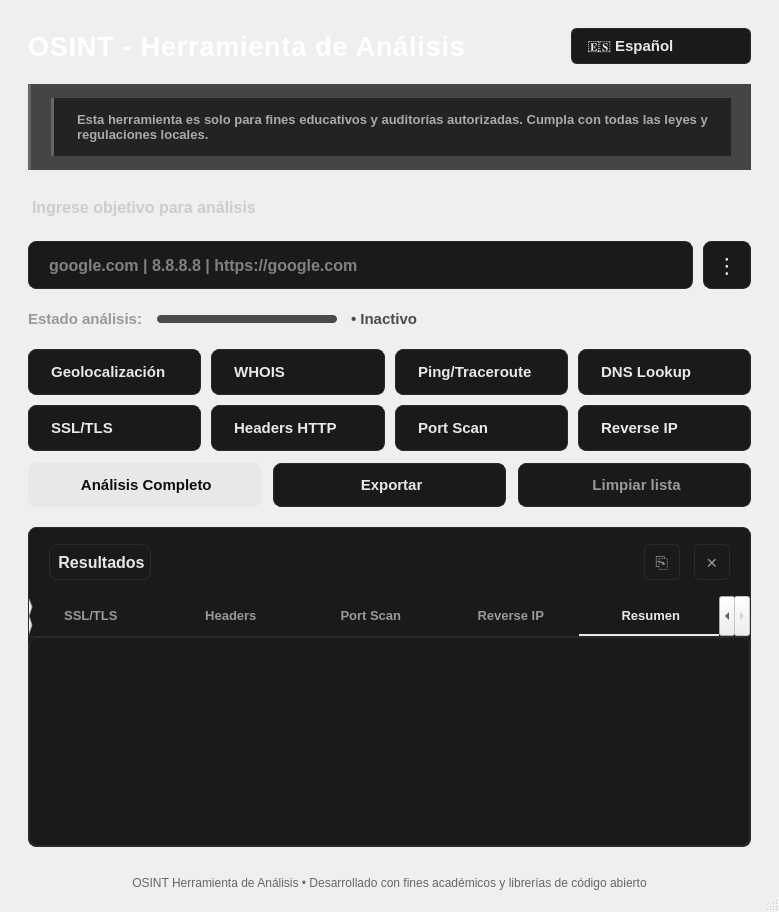
<?xml version="1.0" encoding="UTF-8"?>
<ui version="4.0">
 <class>MainWindow</class>
 <widget class="QMainWindow" name="MainWindow">
  <property name="geometry">
   <rect>
    <x>0</x>
    <y>0</y>
    <width>779</width>
    <height>912</height>
   </rect>
  </property>
  <property name="windowTitle">
   <string>MainWindow</string>
  </property>
  <widget class="QWidget" name="centralwidget">
   <widget class="QWidget" name="centralwidget_2">
    <property name="geometry">
     <rect>
      <x>0</x>
      <y>0</y>
      <width>779</width>
      <height>910</height>
     </rect>
    </property>
    <layout class="QVBoxLayout" name="mainLayout">
     <property name="spacing">
      <number>20</number>
     </property>
     <property name="leftMargin">
      <number>28</number>
     </property>
     <property name="topMargin">
      <number>28</number>
     </property>
     <property name="rightMargin">
      <number>28</number>
     </property>
     <property name="bottomMargin">
      <number>20</number>
     </property>
     <item>
      <layout class="QHBoxLayout" name="headerLayout">
       <property name="spacing">
        <number>16</number>
       </property>
       <item>
        <widget class="QLabel" name="label_title">
         <property name="styleSheet">
          <string notr="true">font-size: 20pt;
font-weight: 600;
color: #ffffff;
letter-spacing: 0.8px;</string>
         </property>
         <property name="text">
          <string>OSINT - Herramienta de Análisis</string>
         </property>
        </widget>
       </item>
       <item>
        <spacer name="horizontalSpacer">
         <property name="orientation">
          <enum>Qt::Horizontal</enum>
         </property>
         <property name="sizeHint" stdset="0">
          <size>
           <width>40</width>
           <height>20</height>
          </size>
         </property>
        </spacer>
       </item>
       <item>
        <widget class="QComboBox" name="comboLanguage">
         <property name="minimumSize">
          <size>
           <width>154</width>
           <height>36</height>
          </size>
         </property>
         <property name="styleSheet">
          <string notr="true">QComboBox {
    background-color: #1a1a1a;
    color: #e8e8e8;
    border: 1px solid #2a2a2a;
    border-radius: 6px;
    padding: 8px 16px;
    font-size: 11pt;
    font-weight: 500;
    min-width: 120px;
}
QComboBox::drop-down {
    border: none;
    width: 24px;
}
QComboBox::down-arrow {
    image: none;
    border-left: 4px solid transparent;
    border-right: 4px solid transparent;
    border-top: 6px solid #999999;
    width: 0;
    height: 0;
}
QComboBox QAbstractItemView {
    background-color: #1a1a1a;
    color: #e8e8e8;
    selection-background-color: #2a2a2a;
    border: 1px solid #2a2a2a;
    border-radius: 6px;
    padding: 4px;
}</string>
         </property>
         <item>
          <property name="text">
           <string>🇪🇸 Español</string>
          </property>
         </item>
         <item>
          <property name="text">
           <string>🇺🇸 English</string>
          </property>
         </item>
        </widget>
       </item>
      </layout>
     </item>
     <item>
      <widget class="QFrame" name="frame_disclaimer">
       <property name="styleSheet">
        <string notr="true">QFrame {
    background-color: rgba(26, 26, 26, 0.8);
    border-left: 3px solid #666666;
    border-radius: 0;
    padding: 14px 20px;
}</string>
       </property>
       <property name="frameShape">
        <enum>QFrame::StyledPanel</enum>
       </property>
       <layout class="QHBoxLayout" name="disclaimerLayout">
        <property name="spacing">
         <number>12</number>
        </property>
        <property name="leftMargin">
         <number>0</number>
        </property>
        <property name="topMargin">
         <number>0</number>
        </property>
        <property name="rightMargin">
         <number>0</number>
        </property>
        <property name="bottomMargin">
         <number>0</number>
        </property>
        <item>
         <widget class="QLabel" name="label_legal">
          <property name="styleSheet">
           <string notr="true">color: #aaaaaa;
font-size: 10pt;
font-weight: 500;
line-height: 1.4;</string>
          </property>
          <property name="text">
           <string>Esta herramienta es solo para fines educativos y auditorías autorizadas. Cumpla con todas las leyes y regulaciones locales.</string>
          </property>
          <property name="wordWrap">
           <bool>true</bool>
          </property>
         </widget>
        </item>
       </layout>
      </widget>
     </item>
     <item>
      <widget class="QLabel" name="label_instrucciones">
       <property name="styleSheet">
        <string notr="true">font-size: 12pt;
color: #cccccc;
font-weight: 500;
padding: 8px 0 4px 0;</string>
       </property>
       <property name="text">
        <string>Ingrese objetivo para análisis</string>
       </property>
      </widget>
     </item>
     <item>
      <layout class="QHBoxLayout" name="inputLayout">
       <property name="spacing">
        <number>10</number>
       </property>
       <item>
        <widget class="QLineEdit" name="entrada_dominio">
         <property name="minimumSize">
          <size>
           <width>0</width>
           <height>48</height>
          </size>
         </property>
         <property name="styleSheet">
          <string notr="true">QLineEdit {
    font-size: 12pt;
    padding: 14px 18px;
    border: 1px solid #2a2a2a;
    border-radius: 8px;
    background-color: #1a1a1a;
    color: #e8e8e8;
    selection-background-color: #3a3a3a;
    font-weight: 500;
}
QLineEdit:focus {
    border-color: #4a4a4a;
    background-color: #1f1f1f;
    outline: none;
}</string>
         </property>
         <property name="readOnly">
          <bool>false</bool>
         </property>
         <property name="placeholderText">
          <string>google.com | 8.8.8.8 | https://google.com</string>
         </property>
        </widget>
       </item>
       <item>
        <widget class="QPushButton" name="btn_history">
         <property name="minimumSize">
          <size>
           <width>48</width>
           <height>48</height>
          </size>
         </property>
         <property name="maximumSize">
          <size>
           <width>48</width>
           <height>48</height>
          </size>
         </property>
         <property name="toolTip">
          <string>Ver historial de análisis</string>
         </property>
         <property name="styleSheet">
          <string notr="true">QPushButton {
    background-color: #1a1a1a;
    color: #e8e8e8;
    border: 1px solid #2a2a2a;
    border-radius: 8px;
    font-size: 16pt;
}
QPushButton:hover {
    background-color: #2a2a2a;
    border-color: #3a3a3a;
}</string>
         </property>
         <property name="text">
          <string>⋮</string>
         </property>
        </widget>
       </item>
      </layout>
     </item>
     <item>
      <layout class="QHBoxLayout" name="riskIndicatorLayout">
       <property name="spacing">
        <number>14</number>
       </property>
       <item>
        <widget class="QLabel" name="label_risk">
         <property name="styleSheet">
          <string notr="true">font-size: 11pt;
color: #999999;
font-weight: 500;</string>
         </property>
         <property name="text">
          <string>Estado análisis:</string>
         </property>
        </widget>
       </item>
       <item>
        <widget class="QFrame" name="riskIndicator">
         <property name="minimumSize">
          <size>
           <width>180</width>
           <height>8</height>
          </size>
         </property>
         <property name="maximumSize">
          <size>
           <width>180</width>
           <height>8</height>
          </size>
         </property>
         <property name="styleSheet">
          <string notr="true">QFrame {
    background-color: #4a4a4a;
    border-radius: 4px;
}</string>
         </property>
         <property name="frameShape">
          <enum>QFrame::StyledPanel</enum>
         </property>
        </widget>
       </item>
       <item>
        <widget class="QLabel" name="label_risk_text">
         <property name="styleSheet">
          <string notr="true">font-size: 11pt;
font-weight: 600;
color: #4a4a4a;</string>
         </property>
         <property name="text">
          <string>• Inactivo</string>
         </property>
        </widget>
       </item>
       <item>
        <spacer name="horizontalSpacer_2">
         <property name="orientation">
          <enum>Qt::Horizontal</enum>
         </property>
         <property name="sizeHint" stdset="0">
          <size>
           <width>40</width>
           <height>20</height>
          </size>
         </property>
        </spacer>
       </item>
      </layout>
     </item>
     <item>
      <widget class="QFrame" name="frame_tools">
       <property name="styleSheet">
        <string notr="true">QFrame {
    background-color: transparent;
    border: none;
    padding: 0;
}</string>
       </property>
       <property name="frameShape">
        <enum>QFrame::StyledPanel</enum>
       </property>
       <layout class="QVBoxLayout" name="toolsLayout">
        <property name="spacing">
         <number>12</number>
        </property>
        <property name="leftMargin">
         <number>0</number>
        </property>
        <property name="topMargin">
         <number>0</number>
        </property>
        <property name="rightMargin">
         <number>0</number>
        </property>
        <property name="bottomMargin">
         <number>0</number>
        </property>
        <item>
         <layout class="QGridLayout" name="toolsGrid">
          <property name="spacing">
           <number>10</number>
          </property>
          <item row="0" column="0">
           <widget class="QPushButton" name="btn_geo">
            <property name="minimumSize">
             <size>
              <width>0</width>
              <height>46</height>
             </size>
            </property>
            <property name="styleSheet">
             <string notr="true">QPushButton {
    font-size: 11pt;
    font-weight: 500;
    padding: 12px 18px;
    background-color: #1a1a1a;
    color: #e8e8e8;
    border: 1px solid #2a2a2a;
    border-radius: 8px;
    text-align: left;
}
QPushButton:hover {
    background-color: #2a2a2a;
    border-color: #3a3a3a;
}
QPushButton:pressed {
    background-color: #0f0f0f;
}</string>
            </property>
            <property name="text">
             <string> Geolocalización</string>
            </property>
           </widget>
          </item>
          <item row="0" column="1">
           <widget class="QPushButton" name="btn_whois">
            <property name="minimumSize">
             <size>
              <width>0</width>
              <height>46</height>
             </size>
            </property>
            <property name="styleSheet">
             <string notr="true">QPushButton {
    font-size: 11pt;
    font-weight: 500;
    padding: 12px 18px;
    background-color: #1a1a1a;
    color: #e8e8e8;
    border: 1px solid #2a2a2a;
    border-radius: 8px;
    text-align: left;
}
QPushButton:hover {
    background-color: #2a2a2a;
    border-color: #3a3a3a;
}
QPushButton:pressed {
    background-color: #0f0f0f;
}</string>
            </property>
            <property name="text">
             <string> WHOIS</string>
            </property>
           </widget>
          </item>
          <item row="0" column="2">
           <widget class="QPushButton" name="btn_ping">
            <property name="minimumSize">
             <size>
              <width>0</width>
              <height>46</height>
             </size>
            </property>
            <property name="styleSheet">
             <string notr="true">QPushButton {
    font-size: 11pt;
    font-weight: 500;
    padding: 12px 18px;
    background-color: #1a1a1a;
    color: #e8e8e8;
    border: 1px solid #2a2a2a;
    border-radius: 8px;
    text-align: left;
}
QPushButton:hover {
    background-color: #2a2a2a;
    border-color: #3a3a3a;
}
QPushButton:pressed {
    background-color: #0f0f0f;
}</string>
            </property>
            <property name="text">
             <string> Ping/Traceroute</string>
            </property>
           </widget>
          </item>
          <item row="0" column="3">
           <widget class="QPushButton" name="btn_dns">
            <property name="minimumSize">
             <size>
              <width>0</width>
              <height>46</height>
             </size>
            </property>
            <property name="styleSheet">
             <string notr="true">QPushButton {
    font-size: 11pt;
    font-weight: 500;
    padding: 12px 18px;
    background-color: #1a1a1a;
    color: #e8e8e8;
    border: 1px solid #2a2a2a;
    border-radius: 8px;
    text-align: left;
}
QPushButton:hover {
    background-color: #2a2a2a;
    border-color: #3a3a3a;
}
QPushButton:pressed {
    background-color: #0f0f0f;
}</string>
            </property>
            <property name="text">
             <string> DNS Lookup</string>
            </property>
           </widget>
          </item>
          <item row="1" column="0">
           <widget class="QPushButton" name="btn_ssl">
            <property name="minimumSize">
             <size>
              <width>0</width>
              <height>46</height>
             </size>
            </property>
            <property name="styleSheet">
             <string notr="true">QPushButton {
    font-size: 11pt;
    font-weight: 500;
    padding: 12px 18px;
    background-color: #1a1a1a;
    color: #e8e8e8;
    border: 1px solid #2a2a2a;
    border-radius: 8px;
    text-align: left;
}
QPushButton:hover {
    background-color: #2a2a2a;
    border-color: #3a3a3a;
}
QPushButton:pressed {
    background-color: #0f0f0f;
}</string>
            </property>
            <property name="text">
             <string> SSL/TLS</string>
            </property>
           </widget>
          </item>
          <item row="1" column="1">
           <widget class="QPushButton" name="btn_headers">
            <property name="minimumSize">
             <size>
              <width>0</width>
              <height>46</height>
             </size>
            </property>
            <property name="styleSheet">
             <string notr="true">QPushButton {
    font-size: 11pt;
    font-weight: 500;
    padding: 12px 18px;
    background-color: #1a1a1a;
    color: #e8e8e8;
    border: 1px solid #2a2a2a;
    border-radius: 8px;
    text-align: left;
}
QPushButton:hover {
    background-color: #2a2a2a;
    border-color: #3a3a3a;
}
QPushButton:pressed {
    background-color: #0f0f0f;
}</string>
            </property>
            <property name="text">
             <string> Headers HTTP</string>
            </property>
           </widget>
          </item>
          <item row="1" column="2">
           <widget class="QPushButton" name="btn_portscan">
            <property name="minimumSize">
             <size>
              <width>0</width>
              <height>46</height>
             </size>
            </property>
            <property name="styleSheet">
             <string notr="true">QPushButton {
    font-size: 11pt;
    font-weight: 500;
    padding: 12px 18px;
    background-color: #1a1a1a;
    color: #e8e8e8;
    border: 1px solid #2a2a2a;
    border-radius: 8px;
    text-align: left;
}
QPushButton:hover {
    background-color: #2a2a2a;
    border-color: #3a3a3a;
}
QPushButton:pressed {
    background-color: #0f0f0f;
}</string>
            </property>
            <property name="text">
             <string> Port Scan</string>
            </property>
           </widget>
          </item>
          <item row="1" column="3">
           <widget class="QPushButton" name="btn_reverse">
            <property name="minimumSize">
             <size>
              <width>0</width>
              <height>46</height>
             </size>
            </property>
            <property name="styleSheet">
             <string notr="true">QPushButton {
    font-size: 11pt;
    font-weight: 500;
    padding: 12px 18px;
    background-color: #1a1a1a;
    color: #e8e8e8;
    border: 1px solid #2a2a2a;
    border-radius: 8px;
    text-align: left;
}
QPushButton:hover {
    background-color: #2a2a2a;
    border-color: #3a3a3a;
}
QPushButton:pressed {
    background-color: #0f0f0f;
}</string>
            </property>
            <property name="text">
             <string> Reverse IP</string>
            </property>
           </widget>
          </item>
         </layout>
        </item>
        <item>
         <layout class="QHBoxLayout" name="actionButtonsLayout">
          <property name="spacing">
           <number>12</number>
          </property>
          <item>
           <widget class="QPushButton" name="btn_quick">
            <property name="minimumSize">
             <size>
              <width>0</width>
              <height>44</height>
             </size>
            </property>
            <property name="styleSheet">
             <string notr="true">QPushButton {
    font-size: 11pt;
    font-weight: 600;
    padding: 12px 20px;
    background-color: #e8e8e8;
    color: #0f0f0f;
    border: none;
    border-radius: 8px;
}
QPushButton:hover {
    background-color: #ffffff;
}
QPushButton:pressed {
    background-color: #cccccc;
}</string>
            </property>
            <property name="text">
             <string> Análisis Completo</string>
            </property>
           </widget>
          </item>
          <item>
           <widget class="QPushButton" name="btn_export">
            <property name="minimumSize">
             <size>
              <width>130</width>
              <height>44</height>
             </size>
            </property>
            <property name="toolTip">
             <string>Exportar resultados (CSV, TXT, JSON)</string>
            </property>
            <property name="styleSheet">
             <string notr="true">QPushButton {
    font-size: 11pt;
    font-weight: 500;
    padding: 12px 20px;
    background-color: #1a1a1a;
    color: #e8e8e8;
    border: 1px solid #2a2a2a;
    border-radius: 8px;
}
QPushButton:hover {
    background-color: #2a2a2a;
    border-color: #3a3a3a;
}
QPushButton:pressed {
    background-color: #0f0f0f;
}</string>
            </property>
            <property name="text">
             <string> Exportar</string>
            </property>
           </widget>
          </item>
          <item>
           <widget class="QPushButton" name="btn_clear">
            <property name="minimumSize">
             <size>
              <width>130</width>
              <height>44</height>
             </size>
            </property>
            <property name="toolTip">
             <string>Limpiar lista de objetivos</string>
            </property>
            <property name="styleSheet">
             <string notr="true">QPushButton {
    font-size: 11pt;
    font-weight: 500;
    padding: 12px 20px;
    background-color: #1a1a1a;
    color: #999999;
    border: 1px solid #2a2a2a;
    border-radius: 8px;
}
QPushButton:hover {
    background-color: #2a2a2a;
    color: #e8e8e8;
    border-color: #3a3a3a;
}
QPushButton:pressed {
    background-color: #0f0f0f;
}</string>
            </property>
            <property name="text">
             <string> Limpiar lista</string>
            </property>
           </widget>
          </item>
         </layout>
        </item>
       </layout>
      </widget>
     </item>
     <item>
      <widget class="QFrame" name="frame_results">
       <property name="minimumSize">
        <size>
         <width>0</width>
         <height>320</height>
        </size>
       </property>
       <property name="styleSheet">
        <string notr="true">QFrame {
    background-color: #1a1a1a;
    border: 1px solid #2a2a2a;
    border-radius: 8px;
}</string>
       </property>
       <property name="frameShape">
        <enum>QFrame::StyledPanel</enum>
       </property>
       <layout class="QVBoxLayout" name="resultsLayout">
        <property name="spacing">
         <number>0</number>
        </property>
        <property name="leftMargin">
         <number>0</number>
        </property>
        <property name="topMargin">
         <number>0</number>
        </property>
        <property name="rightMargin">
         <number>0</number>
        </property>
        <property name="bottomMargin">
         <number>0</number>
        </property>
        <item>
         <layout class="QHBoxLayout" name="resultsHeader">
          <property name="spacing">
           <number>14</number>
          </property>
          <property name="leftMargin">
           <number>20</number>
          </property>
          <property name="topMargin">
           <number>16</number>
          </property>
          <property name="rightMargin">
           <number>20</number>
          </property>
          <property name="bottomMargin">
           <number>16</number>
          </property>
          <item>
           <widget class="QLabel" name="label_results">
            <property name="styleSheet">
             <string notr="true">font-size: 12pt;
font-weight: 600;
color: #e8e8e8;</string>
            </property>
            <property name="text">
             <string> Resultados</string>
            </property>
           </widget>
          </item>
          <item>
           <spacer name="horizontalSpacer_3">
            <property name="orientation">
             <enum>Qt::Horizontal</enum>
            </property>
            <property name="sizeHint" stdset="0">
             <size>
              <width>40</width>
              <height>20</height>
             </size>
            </property>
           </spacer>
          </item>
          <item>
           <widget class="QPushButton" name="btn_copy">
            <property name="minimumSize">
             <size>
              <width>36</width>
              <height>36</height>
             </size>
            </property>
            <property name="maximumSize">
             <size>
              <width>36</width>
              <height>36</height>
             </size>
            </property>
            <property name="toolTip">
             <string>Copiar resultados al portapapeles</string>
            </property>
            <property name="styleSheet">
             <string notr="true">QPushButton {
    background-color: transparent;
    color: #999999;
    border: 1px solid #2a2a2a;
    border-radius: 6px;
    font-size: 12pt;
}
QPushButton:hover {
    background-color: #2a2a2a;
    color: #e8e8e8;
}</string>
            </property>
            <property name="text">
             <string>⎘</string>
            </property>
           </widget>
          </item>
          <item>
           <widget class="QPushButton" name="btn_clear_results">
            <property name="minimumSize">
             <size>
              <width>36</width>
              <height>36</height>
             </size>
            </property>
            <property name="maximumSize">
             <size>
              <width>36</width>
              <height>36</height>
             </size>
            </property>
            <property name="toolTip">
             <string>Limpiar todos los resultados</string>
            </property>
            <property name="styleSheet">
             <string notr="true">QPushButton {
    background-color: transparent;
    color: #999999;
    border: 1px solid #2a2a2a;
    border-radius: 6px;
    font-size: 14pt;
}
QPushButton:hover {
    background-color: #2a2a2a;
    color: #e8e8e8;
}</string>
            </property>
            <property name="text">
             <string>×</string>
            </property>
           </widget>
          </item>
         </layout>
        </item>
        <item>
         <widget class="QTabWidget" name="tabWidget">
          <property name="layoutDirection">
           <enum>Qt::LeftToRight</enum>
          </property>
          <property name="styleSheet">
           <string notr="true">QTabWidget::pane {
    border: none;
    background-color: transparent;
    border-top: 1px solid #2a2a2a;
}
QTabBar::tab {
    background-color: transparent;
    color: #999999;
    padding: 12px 20px;
    border: none;
    border-bottom: 2px solid transparent;
    font-weight: 500;
    font-size: 10pt;
    min-width: 100px;
}
QTabBar::tab:selected {
    color: #e8e8e8;
    border-bottom: 2px solid #e8e8e8;
    font-weight: 600;
}
QTabBar::tab:hover {
    color: #cccccc;
}</string>
          </property>
          <property name="currentIndex">
           <number>8</number>
          </property>
          <widget class="QWidget" name="tab_geo">
           <attribute name="title">
            <string> Geoloc.</string>
           </attribute>
           <layout class="QVBoxLayout" name="verticalLayout_5">
            <property name="spacing">
             <number>0</number>
            </property>
            <property name="leftMargin">
             <number>0</number>
            </property>
            <property name="topMargin">
             <number>0</number>
            </property>
            <property name="rightMargin">
             <number>0</number>
            </property>
            <property name="bottomMargin">
             <number>0</number>
            </property>
            <item>
             <widget class="QTextEdit" name="text_geo">
              <property name="styleSheet">
               <string notr="true">QTextEdit {
    font-family: 'Consolas', 'Monaco', monospace;
    font-size: 10pt;
    background-color: transparent;
    color: #e8e8e8;
    border: none;
    padding: 20px;
    line-height: 1.5;
}</string>
              </property>
              <property name="readOnly">
               <bool>true</bool>
              </property>
             </widget>
            </item>
           </layout>
          </widget>
          <widget class="QWidget" name="tab_whois">
           <attribute name="title">
            <string> WHOIS</string>
           </attribute>
           <layout class="QVBoxLayout" name="verticalLayout_6">
            <property name="spacing">
             <number>0</number>
            </property>
            <property name="leftMargin">
             <number>0</number>
            </property>
            <property name="topMargin">
             <number>0</number>
            </property>
            <property name="rightMargin">
             <number>0</number>
            </property>
            <property name="bottomMargin">
             <number>0</number>
            </property>
            <item>
             <widget class="QTextEdit" name="text_whois">
              <property name="styleSheet">
               <string notr="true">QTextEdit {
    font-family: 'Consolas', 'Monaco', monospace;
    font-size: 10pt;
    background-color: transparent;
    color: #e8e8e8;
    border: none;
    padding: 20px;
    line-height: 1.5;
}</string>
              </property>
              <property name="readOnly">
               <bool>true</bool>
              </property>
             </widget>
            </item>
           </layout>
          </widget>
          <widget class="QWidget" name="tab_ping">
           <attribute name="title">
            <string> Ping</string>
           </attribute>
           <layout class="QGridLayout" name="gridLayout">
            <property name="leftMargin">
             <number>0</number>
            </property>
            <property name="topMargin">
             <number>0</number>
            </property>
            <property name="rightMargin">
             <number>0</number>
            </property>
            <property name="bottomMargin">
             <number>0</number>
            </property>
            <item row="0" column="0">
             <widget class="QTextEdit" name="text_ping">
              <property name="styleSheet">
               <string notr="true">QTextEdit {
    font-family: 'Consolas', 'Monaco', monospace;
    font-size: 10pt;
    background-color: transparent;
    color: #e8e8e8;
    border: none;
    padding: 20px;
    line-height: 1.5;
}</string>
              </property>
              <property name="readOnly">
               <bool>true</bool>
              </property>
             </widget>
            </item>
           </layout>
          </widget>
          <widget class="QWidget" name="tab_dns">
           <attribute name="title">
            <string> DNS</string>
           </attribute>
           <layout class="QVBoxLayout" name="verticalLayout_8">
            <property name="spacing">
             <number>0</number>
            </property>
            <property name="leftMargin">
             <number>0</number>
            </property>
            <property name="topMargin">
             <number>0</number>
            </property>
            <property name="rightMargin">
             <number>0</number>
            </property>
            <property name="bottomMargin">
             <number>0</number>
            </property>
            <item>
             <widget class="QTextEdit" name="text_dns">
              <property name="styleSheet">
               <string notr="true">QTextEdit {
    font-family: 'Consolas', 'Monaco', monospace;
    font-size: 10pt;
    background-color: transparent;
    color: #e8e8e8;
    border: none;
    padding: 20px;
    line-height: 1.5;
}</string>
              </property>
              <property name="readOnly">
               <bool>true</bool>
              </property>
             </widget>
            </item>
           </layout>
          </widget>
          <widget class="QWidget" name="tab_ssl">
           <attribute name="title">
            <string> SSL/TLS</string>
           </attribute>
           <layout class="QVBoxLayout" name="verticalLayout_9">
            <property name="spacing">
             <number>0</number>
            </property>
            <property name="leftMargin">
             <number>0</number>
            </property>
            <property name="topMargin">
             <number>0</number>
            </property>
            <property name="rightMargin">
             <number>0</number>
            </property>
            <property name="bottomMargin">
             <number>0</number>
            </property>
            <item>
             <widget class="QTextEdit" name="text_ssl">
              <property name="styleSheet">
               <string notr="true">QTextEdit {
    font-family: 'Consolas', 'Monaco', monospace;
    font-size: 10pt;
    background-color: transparent;
    color: #e8e8e8;
    border: none;
    padding: 20px;
    line-height: 1.5;
}</string>
              </property>
              <property name="readOnly">
               <bool>true</bool>
              </property>
             </widget>
            </item>
           </layout>
          </widget>
          <widget class="QWidget" name="tab_headers">
           <attribute name="title">
            <string> Headers</string>
           </attribute>
           <layout class="QVBoxLayout" name="verticalLayout_10">
            <property name="spacing">
             <number>0</number>
            </property>
            <property name="leftMargin">
             <number>0</number>
            </property>
            <property name="topMargin">
             <number>0</number>
            </property>
            <property name="rightMargin">
             <number>0</number>
            </property>
            <property name="bottomMargin">
             <number>0</number>
            </property>
            <item>
             <widget class="QTextEdit" name="text_headers">
              <property name="styleSheet">
               <string notr="true">QTextEdit {
    font-family: 'Consolas', 'Monaco', monospace;
    font-size: 10pt;
    background-color: transparent;
    color: #e8e8e8;
    border: none;
    padding: 20px;
    line-height: 1.5;
}</string>
              </property>
              <property name="readOnly">
               <bool>true</bool>
              </property>
             </widget>
            </item>
           </layout>
          </widget>
          <widget class="QWidget" name="tab_portscan">
           <attribute name="title">
            <string> Port Scan</string>
           </attribute>
           <layout class="QVBoxLayout" name="verticalLayout_11">
            <property name="spacing">
             <number>0</number>
            </property>
            <property name="leftMargin">
             <number>0</number>
            </property>
            <property name="topMargin">
             <number>0</number>
            </property>
            <property name="rightMargin">
             <number>0</number>
            </property>
            <property name="bottomMargin">
             <number>0</number>
            </property>
            <item>
             <widget class="QTextEdit" name="text_portscan">
              <property name="styleSheet">
               <string notr="true">QTextEdit {
    font-family: 'Consolas', 'Monaco', monospace;
    font-size: 10pt;
    background-color: transparent;
    color: #e8e8e8;
    border: none;
    padding: 20px;
    line-height: 1.5;
}</string>
              </property>
              <property name="readOnly">
               <bool>true</bool>
              </property>
             </widget>
            </item>
           </layout>
          </widget>
          <widget class="QWidget" name="tab_reverse">
           <attribute name="title">
            <string> Reverse IP</string>
           </attribute>
           <layout class="QVBoxLayout" name="verticalLayout_12">
            <property name="spacing">
             <number>0</number>
            </property>
            <property name="leftMargin">
             <number>0</number>
            </property>
            <property name="topMargin">
             <number>0</number>
            </property>
            <property name="rightMargin">
             <number>0</number>
            </property>
            <property name="bottomMargin">
             <number>0</number>
            </property>
            <item>
             <widget class="QTextEdit" name="text_reverse">
              <property name="styleSheet">
               <string notr="true">QTextEdit {
    font-family: 'Consolas', 'Monaco', monospace;
    font-size: 10pt;
    background-color: transparent;
    color: #e8e8e8;
    border: none;
    padding: 20px;
    line-height: 1.5;
}</string>
              </property>
              <property name="readOnly">
               <bool>true</bool>
              </property>
             </widget>
            </item>
           </layout>
          </widget>
          <widget class="QWidget" name="tab_summary">
           <attribute name="title">
            <string> Resumen</string>
           </attribute>
           <layout class="QVBoxLayout" name="verticalLayout_13">
            <property name="spacing">
             <number>0</number>
            </property>
            <property name="leftMargin">
             <number>0</number>
            </property>
            <property name="topMargin">
             <number>0</number>
            </property>
            <property name="rightMargin">
             <number>0</number>
            </property>
            <property name="bottomMargin">
             <number>0</number>
            </property>
            <item>
             <widget class="QTextEdit" name="text_summary">
              <property name="styleSheet">
               <string notr="true">QTextEdit {
    font-family: 'Consolas', 'Monaco', monospace;
    font-size: 10pt;
    background-color: transparent;
    color: #e8e8e8;
    border: none;
    padding: 20px;
    line-height: 1.5;
}</string>
              </property>
              <property name="readOnly">
               <bool>true</bool>
              </property>
             </widget>
            </item>
           </layout>
          </widget>
         </widget>
        </item>
       </layout>
      </widget>
     </item>
     <item>
      <widget class="QLabel" name="label_creditos_2">
       <property name="styleSheet">
        <string notr="true">font-size: 9pt;
color: #666666;
padding-top: 12px;
font-weight: 400;</string>
       </property>
       <property name="text">
        <string>OSINT Herramienta de Análisis • Desarrollado con fines académicos y librerías de código abierto</string>
       </property>
       <property name="alignment">
        <set>Qt::AlignCenter</set>
       </property>
      </widget>
     </item>
    </layout>
   </widget>
  </widget>
  <widget class="QStatusBar" name="statusbar"/>
  <action name="actionExportar">
   <property name="text">
    <string>&amp;Exportar resultados...</string>
   </property>
  </action>
  <action name="actionGuardar">
   <property name="text">
    <string>&amp;Guardar proyecto...</string>
   </property>
  </action>
  <action name="actionSalir">
   <property name="text">
    <string>&amp;Salir</string>
   </property>
  </action>
  <action name="actionConfiguracion">
   <property name="text">
    <string>&amp;Configuración...</string>
   </property>
  </action>
  <action name="actionHistorial">
   <property name="text">
    <string>&amp;Historial de consultas</string>
   </property>
  </action>
  <action name="actionAcerca_de">
   <property name="text">
    <string>&amp;Acerca de...</string>
   </property>
  </action>
 </widget>
 <resources/>
 <connections/>
</ui>
